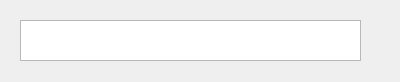
<?xml version="1.0" encoding="UTF-8"?>
<ui version="4.0">
 <class>Form</class>
 <widget class="QWidget" name="Form">
  <property name="geometry">
   <rect>
    <x>0</x>
    <y>0</y>
    <width>400</width>
    <height>82</height>
   </rect>
  </property>
  <property name="windowTitle">
   <string>Form</string>
  </property>
  <widget class="QListWidget" name="layer_list">
   <property name="geometry">
    <rect>
     <x>20</x>
     <y>20</y>
     <width>341</width>
     <height>41</height>
    </rect>
   </property>
  </widget>
 </widget>
 <resources/>
 <connections/>
</ui>
